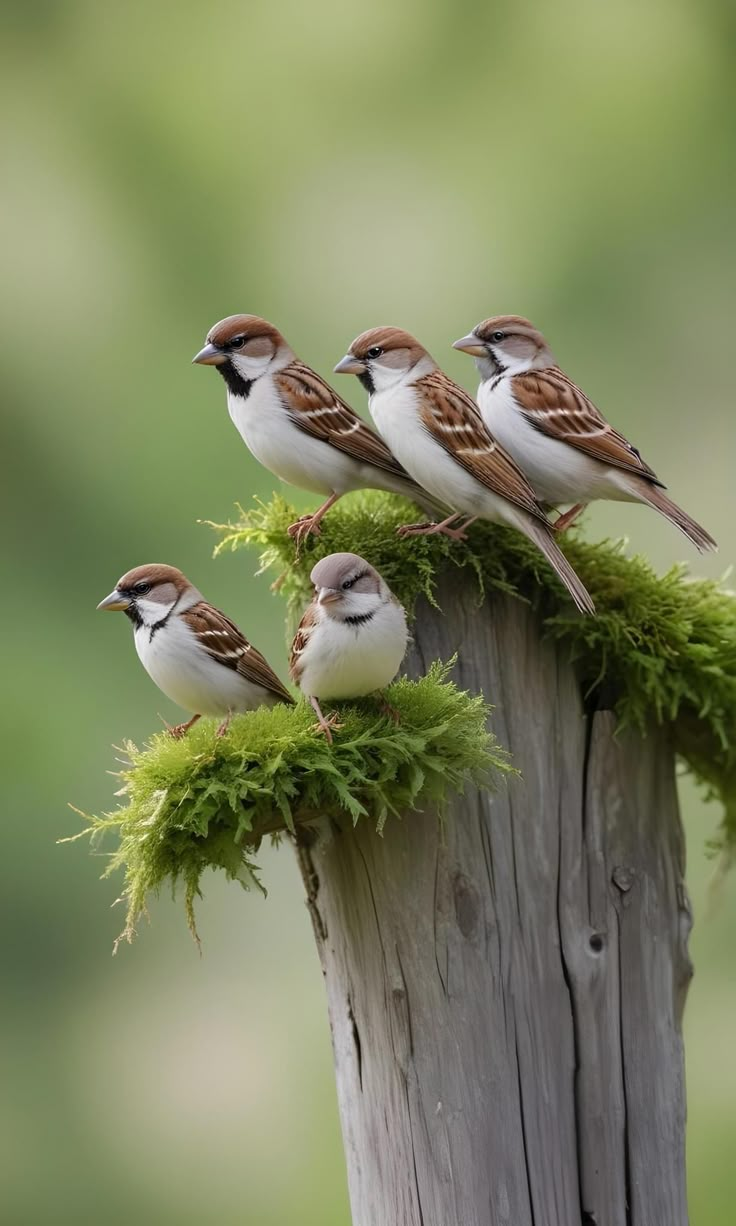
#> input picture lesson-14/homework/images/birds.jpg, 736 x 1226 px
$ python task5.py
#> lines starting #> are read from the running program, lines starting #| are printed output that depends on the picture; after the words box and inside, x2 and y2 are one past the last pixel; in counts of white or black regions, pixels touching at a corner belong together
import numpy as np
from PIL import Image

image_path = "images/birds.jpg"
image = Image.open(image_path)
#> image is the input picture: PIL image 736x1226 RGB; mean R, G, B 125, 131, 94.7
image_array = np.array(image)

def flip_image(img_arr):
    """Flips the image horizontally and vertically."""
    return np.flipud(np.fliplr(img_arr))
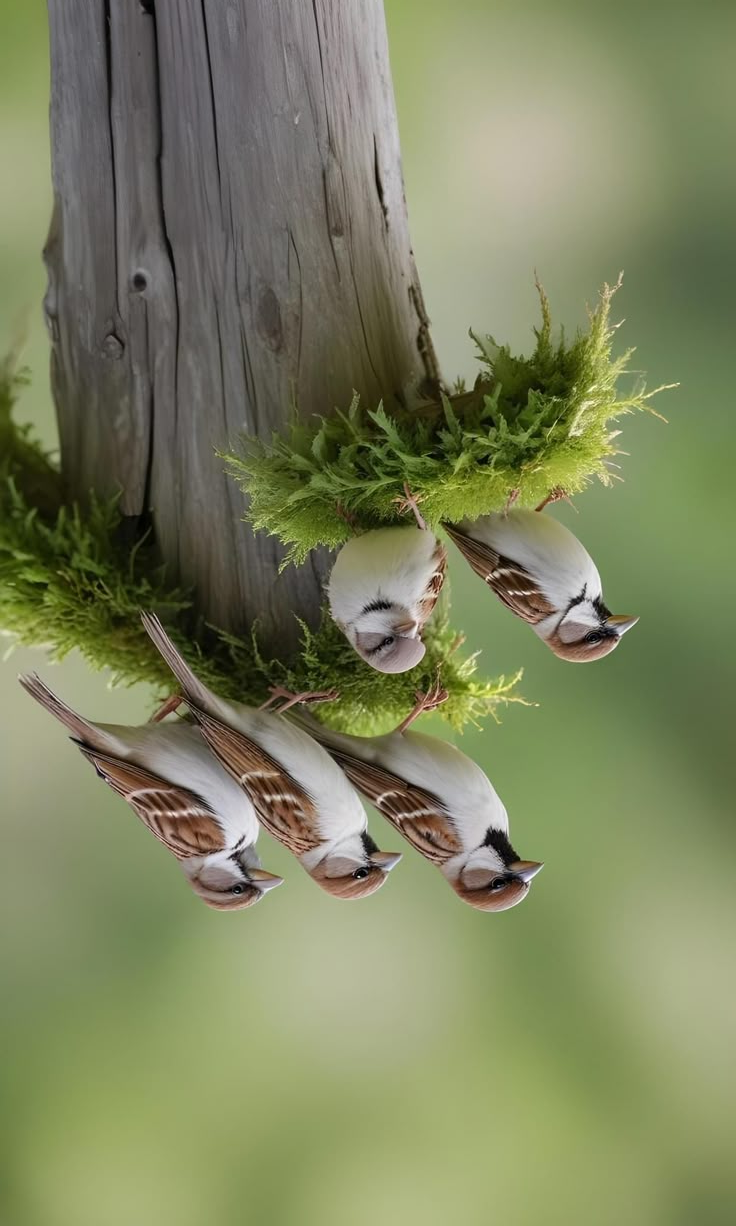
#> returned value: shape (1226, 736, 3); mean of channels 0, 1, 2 125, 131, 94.7; drawn as R, G, B

def add_noise(img_array):
    """Adds random noise to the image."""
    noise = np.random.randint(0, 50, img_array.shape, dtype=np.uint8)  # Random noise (0-50)
    noisy_image = img_array + noise  # Add noise
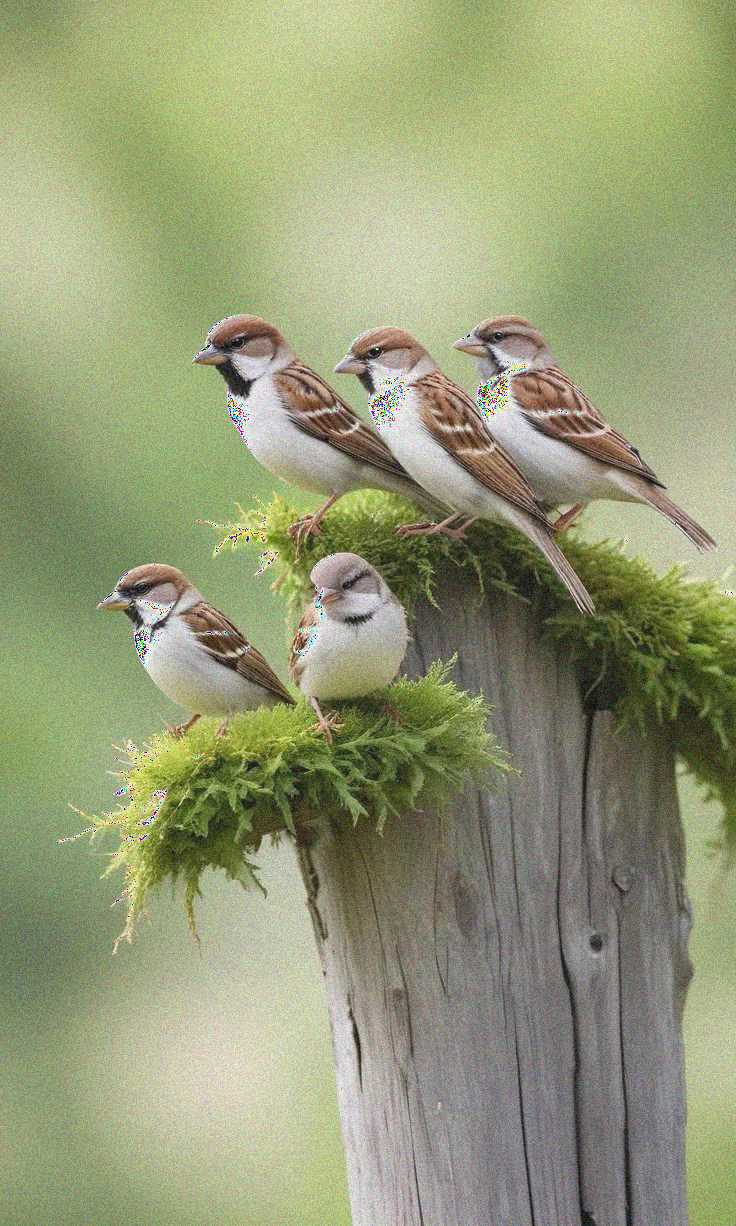
#> noisy_image: shape (1226, 736, 3); mean R, G, B 149.2, 155.1, 118.9
    return np.clip(noisy_image, 0, 255)  # Ensure pixel values are in range

def brighten_channels(img_array, channel=0, value=40):
    """Brightens a specific color channel (default: red) by a fixed value."""
#> called with channel = 0, value = 40
    img_copy = img_array.copy()
    img_copy[:, :, channel] = np.clip(img_copy[:, :, channel] + value, 0, 255)
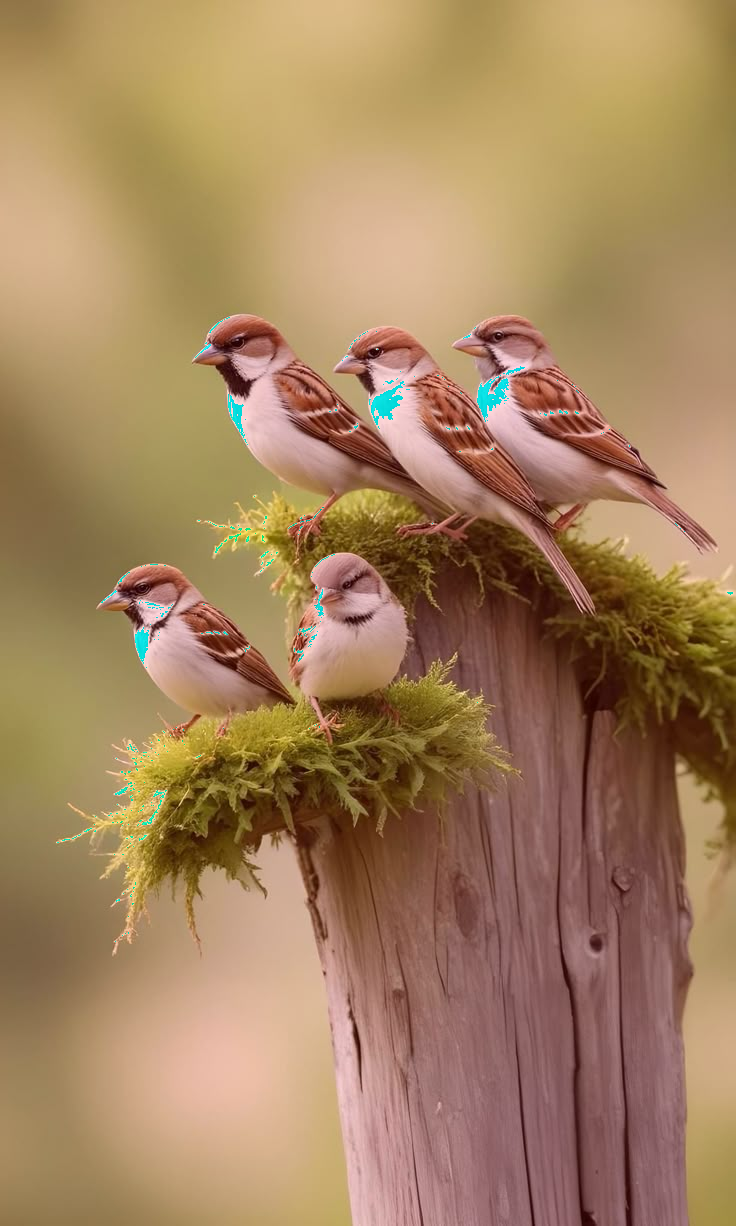
#> img_copy: shape (1226, 736, 3); mean R, G, B 164.1, 131, 94.7
    return img_copy

def apply_mask(img_array, mask_size=(100, 100)):
    """Applies a black mask at the center of the image."""
#> called with mask_size = (100, 100)
    h, w, _ = img_array.shape
#> h = 1226; w = 736
    y_start = (h - mask_size[0]) // 2
#> y_start = 563
    x_start = (w - mask_size[1]) // 2
#> x_start = 318
    img_copy = img_array.copy()
    img_copy[y_start:y_start+mask_size[0], x_start:x_start+mask_size[1]] = [0, 0, 0]
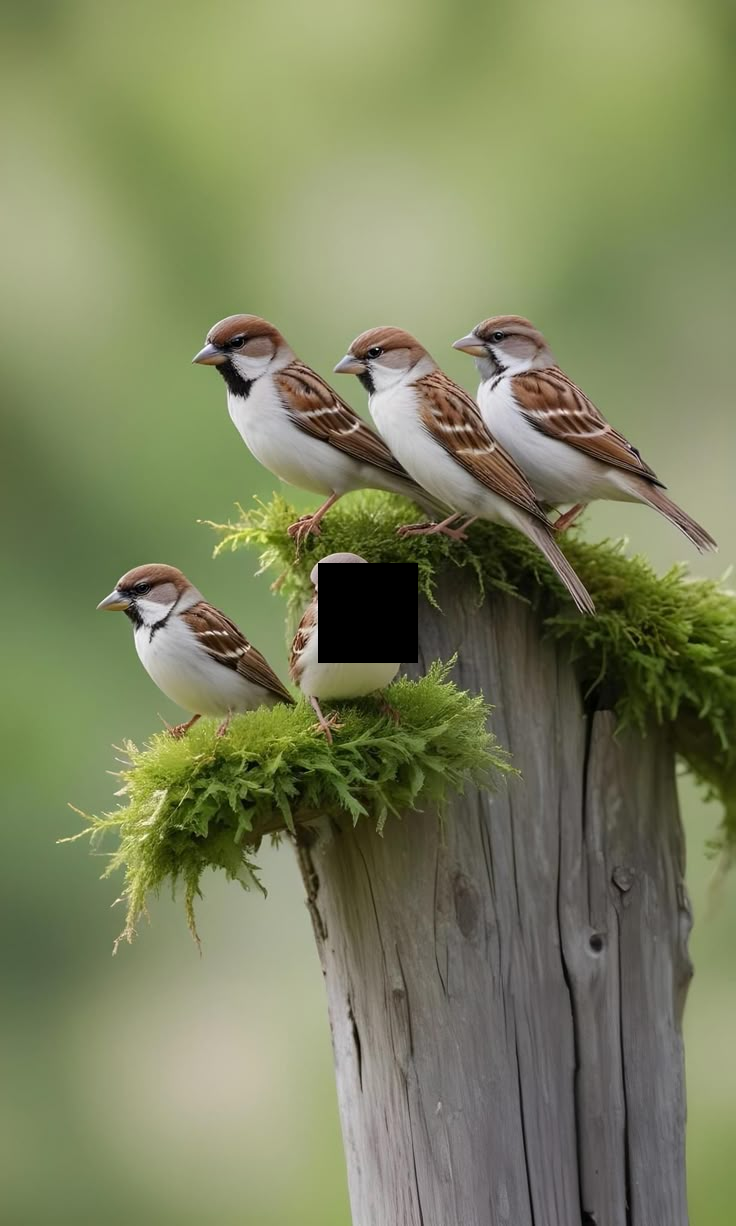
#> img_copy: shape (1226, 736, 3); 1.11% of pixels changed, all inside (x1, y1, x2, y2) = (318, 563, 418, 663)
    return img_copy

if __name__ == "__main__":
    # Apply transformations
    flipped_image = flip_image(image_array)
    noisy_image = add_noise(image_array)
    brightened_image = brighten_channels(image_array, channel=0, value=40)
    masked_image = apply_mask(image_array, mask_size=(100, 100))

    # Save modified images using PIL
    Image.fromarray(flipped_image).save("output_flipped.jpg")
    Image.fromarray(noisy_image).save("output_noisy.jpg")
    Image.fromarray(brightened_image).save("output_brightened.jpg")
    Image.fromarray(masked_image).save("output_masked.jpg")

    print("Image transformations completed and saved.")
